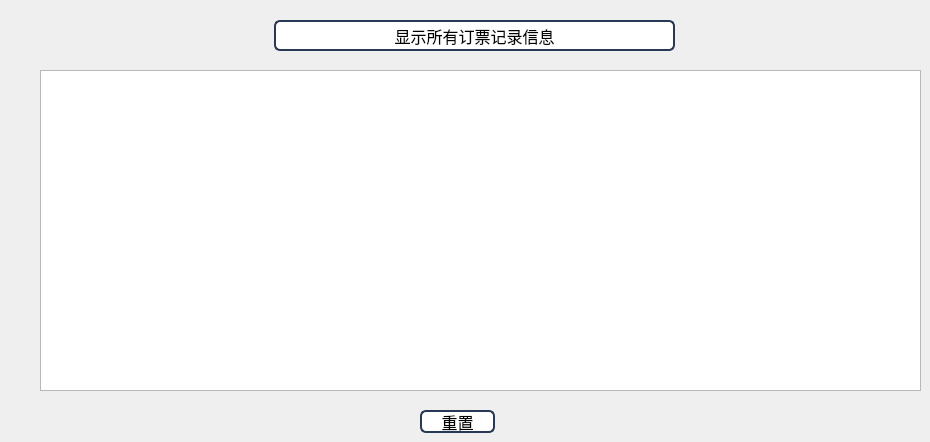
         <widget class="QWidget" name="tab_36">
          <attribute name="title">
           <string>查询所有记录</string>
          </attribute>
          <widget class="QPushButton" name="pushButton_64">
           <property name="geometry">
            <rect>
             <x>274</x>
             <y>20</y>
             <width>401</width>
             <height>31</height>
            </rect>
           </property>
           <property name="font">
            <font>
             <family>微软雅黑</family>
             <pointsize>12</pointsize>
            </font>
           </property>
           <property name="styleSheet">
            <string notr="true">border: 2px solid rgb(41,57,85);
border-radius:6px;
background:white;
selection-background-color:green;</string>
           </property>
           <property name="text">
            <string>显示所有订票记录信息</string>
           </property>
          </widget>
          <widget class="QTextBrowser" name="textBrowser_7">
           <property name="geometry">
            <rect>
             <x>40</x>
             <y>70</y>
             <width>881</width>
             <height>321</height>
            </rect>
           </property>
           <property name="font">
            <font>
             <family>微软雅黑</family>
             <pointsize>12</pointsize>
            </font>
           </property>
           <property name="styleSheet">
            <string notr="true">background-image: url(:/photo/656.jpg);</string>
           </property>
          </widget>
          <widget class="QPushButton" name="pushButton_65">
           <property name="geometry">
            <rect>
             <x>420</x>
             <y>410</y>
             <width>75</width>
             <height>23</height>
            </rect>
           </property>
           <property name="font">
            <font>
             <family>微软雅黑</family>
             <pointsize>12</pointsize>
            </font>
           </property>
           <property name="styleSheet">
            <string notr="true">border: 2px solid rgb(41,57,85);
border-radius:6px;
background:white;
selection-background-color:green;</string>
           </property>
           <property name="text">
            <string>重置</string>
           </property>
          </widget>
         </widget>
